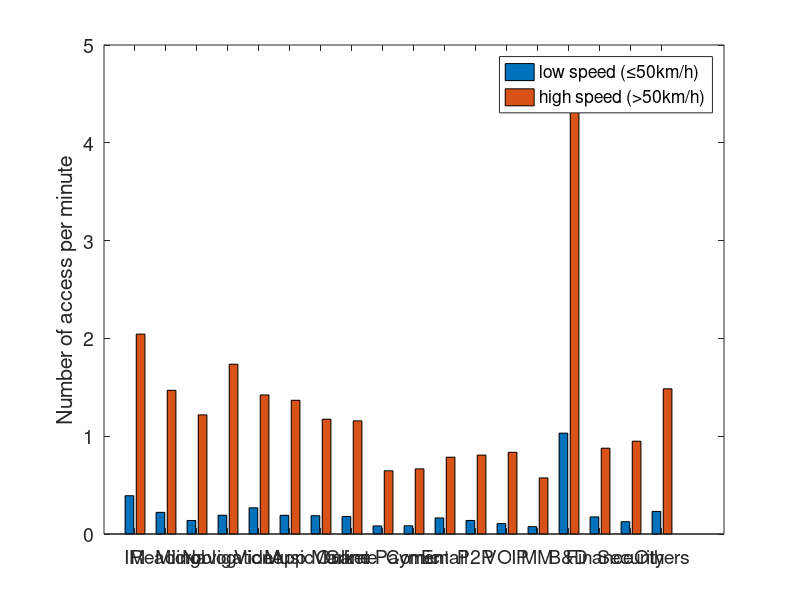

Write MATLAB code to recreate this figure. (Note: this script raises an error after producing the figure.)
% app_name = {'Instant Messages','Reading','Microblog','Navigation','Video','Music','App Market','Game','Online Payment','Comic','Email','P2P','VOIP','Multimedia Messages','Browser Download','Finance','Security','Others'};

clear;
clc;
close;

addpath('C:/export_fig/');
M = dlmread('speed_appcat_all_city.csv');
num_access = M(:, 1:2);
time = M(:, 5:6);
num_access_per_min = num_access./time.*60
figure('position', [100, 100, 800, 600]) 
bar(num_access_per_min)
ylabel('Number of access per minute');
app_name = {'IM','Reading','Microblog','Navigation','Video','Music','App Market','Game','Online Payment','Comic','Email','P2P','VOIP','MM','B&D','Finance','Security','Others'};
set(gca, 'XTick', 1:18, 'XTickLabel', app_name, 'FontSize',14)   
set(gca,'XTickLabelRotation',90) 
legend('low speed (\leq50km/h)', 'high speed (>50km/h)')

set(gcf, 'Color', 'w');
export_fig num_access_high_low_speed_per_minute_8_6.pdf





% clear;
% clc;
% close;

% addpath('C:/export_fig/');
% M = dlmread('speed_appcat_all_city.csv');
% num_access = M(:, 1:2);
% time = M(:, 5:6);
% num_access_per_min = num_access./time.*60
% figure('position', [100, 100, 1700*0.7, 600*0.7]) 
% bar(num_access_per_min)
% ylabel('Number of access per minute');
% app_name = {'IM','Reading','Microblog','Navigation','Video','Music','App Market','Game','Online Payment','Comic','Email','P2P','VOIP','MM','B&D','Finance','Security','Others'};
% set(gca, 'XTick', 1:18, 'XTickLabel', app_name, 'FontSize',14)   
% set(gca,'XTickLabelRotation',90) 
% legend('low speed (\leq50km/h)', 'high speed (>50km/h)')

% set(gcf, 'Color', 'w');
% export_fig num_access_high_low_speed_per_minute_17_6.pdf